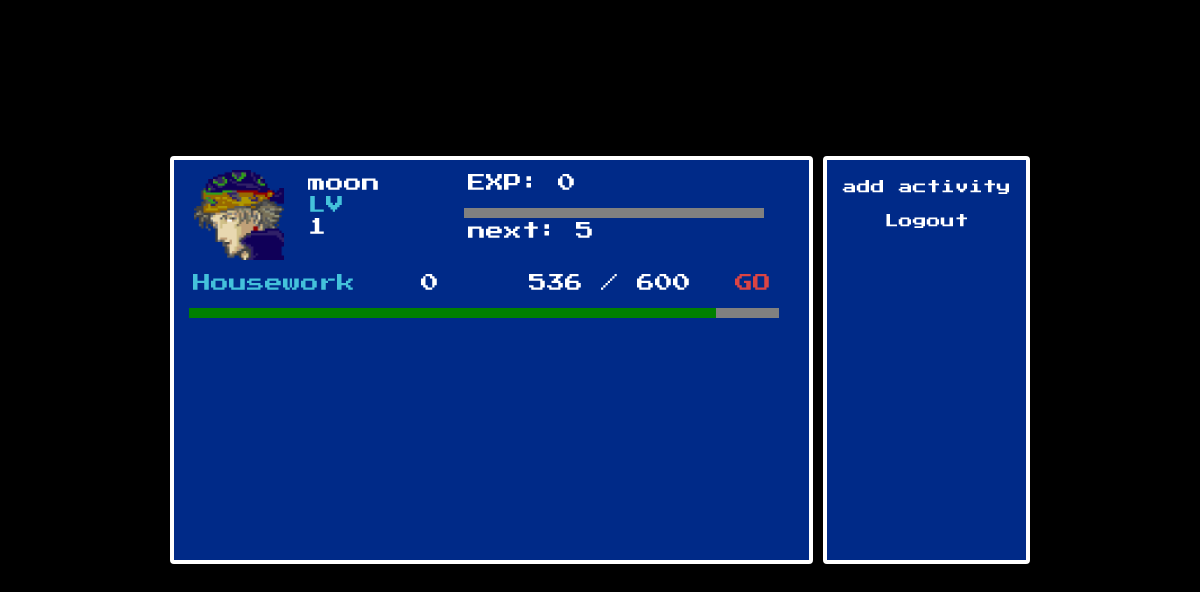
/dashboard/ (signed in), run on the app's committed database.
### app.py (models this page shows)
class User(db.Model):
    id              = db.Column(db.Integer,     primary_key = True              )
    username        = db.Column(db.String(80),  nullable    = False, unique=True)
    password        = db.Column(db.String(200), nullable    = False             )
    level           = db.Column(db.Integer,     nullable    = False, default =1 )
    xp              = db.Column(db.Integer,     nullable    = False, default =0 )
    xp_needed       = db.Column(db.Integer,     nullable    = False, default =5 )
    free_hours      = db.Column(db.Integer,     nullable    = False, default =0 )
    free_minutes    = db.Column(db.Integer,     nullable    = False, default =0 )
    gil             = db.Column(db.Integer,     nullable    = False, default =0 )

class Activity(db.Model):
    id              = db.Column(db.Integer,     primary_key = True                                  )
    name            = db.Column(db.String,      nullable    = False                                 )
    user_id         = db.Column(db.Integer,     db.ForeignKey('user.id'), nullable=False            )
    total_seconds   = db.Column(db.Integer,     default     = 0                                     )
    level           = db.Column(db.Integer,     default     = 0                                     )
    xp              = db.Column(db.Integer,     default     = 0                                     )
    xp_needed       = db.Column(db.Integer,     default     = activity_xp_needed                    )
    user            = db.relationship('User',   backref     = db.backref('activities', lazy = True) )

### app.py (the view)
@app.route('/dashboard/')
def dashboard():
    user_id     = session.get('user_id')
    if 'user_id':
        user        = User.query.get(user_id)
        activities  = Activity.query.filter_by(user_id=user_id).all()
        if user:
            return render_template('dashboard.html', user=user, activities=activities)
    return render_template('login.html')

### templates/dashboard.html (shortened to what this page needs)
<!DOCTYPE html>
<html>
<head>
    <link rel="stylesheet" href="{{url_for('static',filename='dashboard.css')}}">
</head>
<body>
    <div class="dashboard_container">
        <div class="dashboard_header">
            <img src="../static/locke.png" width="90" height="90">
            <div class="dashboard_header_text">
                <p>{{ user.username }}</p>
                <p style="color:#44c2db">LV</p>
                <p>{{ user.level }}</p>
            </div>
            <div class="dashboard_header_progress">
                <p>EXP:  {{ user.xp }} </p>
                <progress class="dashboard_xp_progress" value={{user.xp}} max="{{user.xp_needed}}"></progress>
                <p>next: {{ user.xp_needed }}</p>
            </div>
        </div>
        <div class="time_tracker">
            {% for activity in activities %}
            <div class="progress">
                <p style="width: 220px; color: #44c2db;"> {{ activity.name }} </p>
                <p style="width: 100px;">{{ activity.level }}</p>
                <p>{{ activity.xp}} / {{ activity.xp_needed }}</p>
                <a href="#" style="padding-top:4px; text-align: right;margin-left: 40px;color:#db4444" onclick="openTrackModal('{{ activity.id }}', '{{ activity.name }}'); return false;">GO</a>
            </div>
            <progress class="dashboard_xp_progress"  value={{activity.xp}} max={{activity.xp_needed}} style="width: 590px;margin-top: 7px;"></progress>
            {%endfor%}
        </div>
    </div>
    <div class="logout">
            <li><a href="#" onclick="openModal();return false;">add activity</a></li>
            <li><a href="/logout" >Logout</a></li>
        </div>
</body>
</html>

### static/dashboard.css (style rules this page uses)
body { width: 860px; color: white; background-color: black; font-family: 'Press Start 2P', monospace; height: 90vh; align-items: center; display: flex; font-size: 18px; margin: auto; }
p { margin: 4px; }
.dashboard_container { width: 640px; height: 400px; background-color: #002a88; border-color: white; border-style:solid; border-width: 4px; border-radius: 4px; margin-right: 5px; }
.dashboard_header { display: flex; margin: auto; margin-top: 10px; margin-left: 20px; }
.dashboard_header_text { margin-left: 20px; width: 160px; }
.dashboard_header_progress { width: 300px; }
.dashboard_xp_progress { -webkit-appearance: none; appearance: none; color:#fff; border-width: 3px; background-color: #565656; border-left-width: 6px; border-right-width: 6px; width: 300px; height: 10px; }
.time_tracker { margin: auto; margin-top: 10px; margin-left: 15px; }
.logout { margin-left: 5px; font-style: none; color: white; width: 180px; text-align: center; height: 380px; font-size: 14px; background-color: #002a88; border-color: white; border-style:solid; padding: 10px 10px 10px 10px; border-width: 4px; border-radius: 4px; }
a { text-decoration: none; font-style: none; color: white; }
li { list-style-type: none; padding-top : 10px; padding-bottom: 10px; }
.progress { display: flex; }

### data on the page
User: username "moon", level "1", xp "0", xp_needed "5"
Activity: name "Housework", level "0", xp "536", xp_needed "600"
